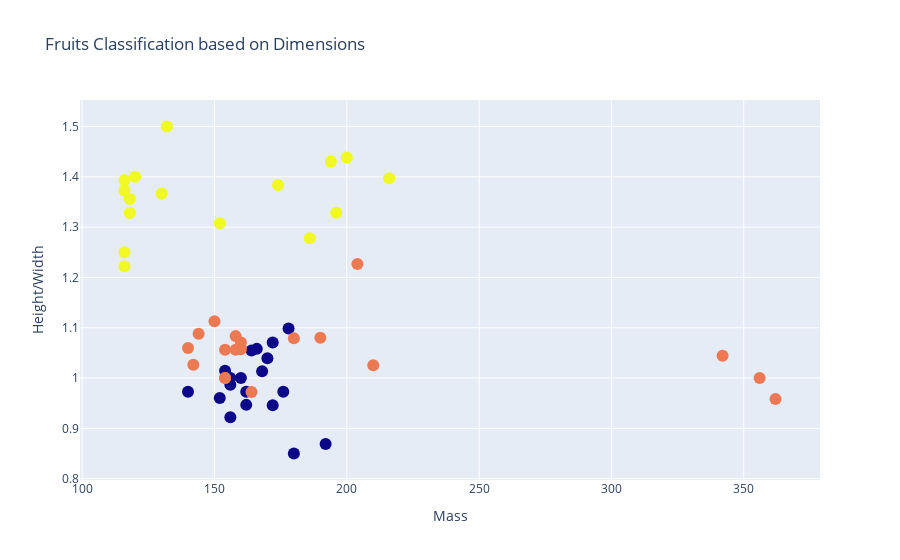

Notebook code cell kept with this figure:
### Code cell
trace = go.Scatter(x=fruits_df["mass"], y=fruits_df["height"]/fruits_df["width"],mode="markers",hovertext=fruits_df["fruit_name"],marker=dict(size=12,color=fruits_df["fruit_label"],))
fig = go.Figure(data=[trace])

fig.update_layout(title="Fruits Classification based on Dimensions")
fig.update_xaxes(title="Mass")
fig.update_yaxes(title="Height/Width")

iplot(fig)

### Figure 1 — Plotly figure (JSON) as saved in the notebook; plotly's stock layout.template omitted (floating-point values rounded to 4 significant figures)
{"data": [{"hovertext": ["apple", "apple", "apple", "apple", "apple", "apple", "apple", "apple", "apple", "apple", "apple", "apple", "apple", "apple", "apple", "apple", "apple", "apple", "apple", "orange", "orange", "orange", "orange", "orange", "orange", "orange", "orange", "orange", "orange", "orange", "orange", "orange", "orange", "orange", "orange", "orange", "orange", "orange", "lemon", "lemon", "lemon", "lemon", "lemon", "lemon", "lemon", "lemon", "lemon", "lemon", "lemon", "lemon", "lemon", "lemon", "lemon", "lemon"], "marker": {"color": [1, 1, 1, 1, 1, 1, 1, 1, 1, 1, 1, 1, 1, 1, 1, 1, 1, 1, 1, 3, 3, 3, 3, 3, 3, 3, 3, 3, 3, 3, 3, 3, 3, 3, 3, 3, 3, 3, 4, 4, 4, 4, 4, 4, 4, 4, 4, 4, 4, 4, 4, 4, 4, 4], "size": 12}, "mode": "markers", "x": [192, 180, 176, 178, 172, 166, 172, 154, 164, 152, 156, 156, 168, 162, 162, 160, 156, 140, 170, 342, 356, 362, 204, 140, 160, 158, 210, 164, 190, 142, 150, 160, 154, 158, 144, 154, 180, 154, 194, 200, 186, 216, 196, 174, 132, 130, 116, 118, 120, 116, 116, 116, 152, 118], "y": [0.869, 0.85, 0.973, 1.099, 0.9459, 1.058, 1.07, 1.014, 1.055, 0.9605, 0.9221, 0.9868, 1.013, 0.9467, 0.973, 1, 1, 0.9726, 1.039, 1.044, 1, 0.9583, 1.227, 1.06, 1.057, 1.056, 1.026, 0.9722, 1.08, 1.026, 1.113, 1.07, 1, 1.083, 1.088, 1.056, 1.079, 1, 1.431, 1.438, 1.278, 1.397, 1.329, 1.384, 1.5, 1.367, 1.25, 1.356, 1.4, 1.393, 1.222, 1.373, 1.308, 1.328], "type": "scatter"}], "layout": {"title": {"text": "Fruits Classification based on Dimensions"}, "xaxis": {"title": {"text": "Mass"}}, "yaxis": {"title": {"text": "Height/Width"}}}}
